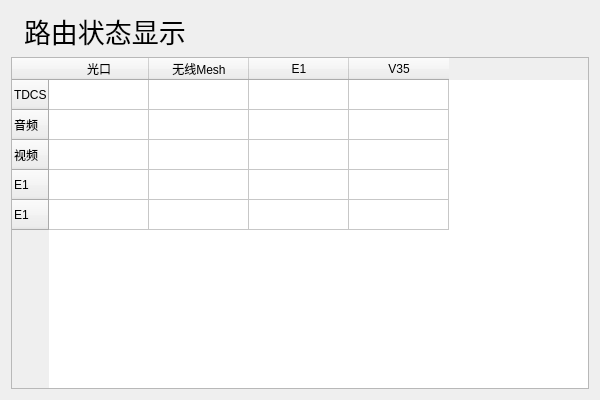
<?xml version="1.0" encoding="UTF-8"?>
<ui version="4.0">
 <class>rtstatepage</class>
 <widget class="QWidget" name="rtstatepage">
  <property name="geometry">
   <rect>
    <x>0</x>
    <y>0</y>
    <width>600</width>
    <height>400</height>
   </rect>
  </property>
  <property name="windowTitle">
   <string>Form</string>
  </property>
  <layout class="QVBoxLayout" name="verticalLayout">
   <item>
    <layout class="QHBoxLayout" name="horizontalLayout">
     <item>
      <widget class="QLabel" name="tlpic">
       <property name="sizePolicy">
        <sizepolicy hsizetype="Minimum" vsizetype="Minimum">
         <horstretch>0</horstretch>
         <verstretch>0</verstretch>
        </sizepolicy>
       </property>
       <property name="text">
        <string/>
       </property>
       <property name="pixmap">
        <pixmap resource="zpmain.qrc">:/images/routedata.png</pixmap>
       </property>
      </widget>
     </item>
     <item>
      <widget class="QLabel" name="tlmsg">
       <property name="sizePolicy">
        <sizepolicy hsizetype="MinimumExpanding" vsizetype="Preferred">
         <horstretch>0</horstretch>
         <verstretch>0</verstretch>
        </sizepolicy>
       </property>
       <property name="font">
        <font>
         <pointsize>20</pointsize>
        </font>
       </property>
       <property name="text">
        <string>路由状态显示</string>
       </property>
      </widget>
     </item>
    </layout>
   </item>
   <item>
    <widget class="QTableWidget" name="tblroute">
     <property name="editTriggers">
      <set>QAbstractItemView::NoEditTriggers</set>
     </property>
     <row>
      <property name="text">
       <string>TDCS</string>
      </property>
     </row>
     <row>
      <property name="text">
       <string>音频</string>
      </property>
     </row>
     <row>
      <property name="text">
       <string>视频</string>
      </property>
     </row>
     <row>
      <property name="text">
       <string>E1</string>
      </property>
     </row>
     <row>
      <property name="text">
       <string>E1</string>
      </property>
     </row>
     <column>
      <property name="text">
       <string>光口</string>
      </property>
     </column>
     <column>
      <property name="text">
       <string>无线Mesh</string>
      </property>
     </column>
     <column>
      <property name="text">
       <string>E1</string>
      </property>
     </column>
     <column>
      <property name="text">
       <string>V35</string>
      </property>
     </column>
    </widget>
   </item>
  </layout>
 </widget>
 <resources>
  <include location="zpmain.qrc"/>
 </resources>
 <connections/>
</ui>
